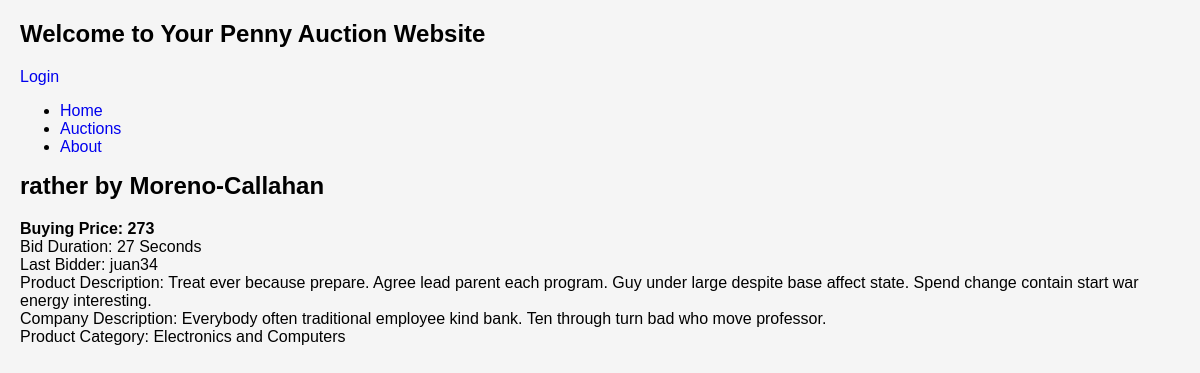
Page /auction/298/ on the committed database.
### base/models.py (models this page shows)
class Auction(models.Model):
    product = models.ForeignKey(Product, on_delete=models.CASCADE)
    start_time = models.DateTimeField(default=timezone.now)
    current_price = models.DecimalField(max_digits=10, decimal_places=0)
    bid_duration = models.IntegerField()
    last_bidder = models.ForeignKey(User, on_delete=models.SET_NULL, null=True)
    class Meta:
        ordering = ['-start_time']

class Product(models.Model):
    company = models.ForeignKey(Company, on_delete=models.CASCADE)
    name = models.CharField(max_length=255)
    price = models.DecimalField(max_digits=10, decimal_places=0)
    description = models.TextField(null=True, blank=True)
    category = models.CharField(max_length=50, choices=[(ca.value, ca.name) for ca in Category])

class Company(models.Model):
    name = models.CharField(max_length=255)
    description = models.TextField()

class User(AbstractUser):
    name = models.CharField(max_length=200, null=True)
    address = models.TextField(null=True)
    email = models.EmailField(unique=True, null=True)
    phone = models.CharField(max_length=14, null=True)
    bids_number = models.IntegerField(default=0)
    groups = models.ManyToManyField(
        'auth.Group', related_name='custom_user_set', blank=True
    )
    user_permissions = models.ManyToManyField(
        'auth.Permission', related_name='custom_user_set', blank=True
    )

### base/views.py (the view)
# urls.py: path('auction/<str:pk>/', views.auction, name="auction"),
def auction(request, pk):
    auction = Auction.objects.get(id=pk)
    context = {'auction': auction}
    return render(request, 'base/auction.html', context)

### base/templates/base/auction.html
{% extends 'main.html' %}
{% block content %}
<div class="container">
    <div>
        <div class="auction-card">
            <h1>{{ auction.product.name }} by {{auction.product.company.name}}</h1>
            <h2>Buying Price: <span class="price">{{ auction.current_price }}</span></h2>
            <p>Bid Duration: {{ auction.bid_duration }} Seconds</p>
            <p>Last Bidder: {% if auction.last_bidder %}{{ auction.last_bidder.username }}{% else %}None{% endif %}</p>
            <p>Product Description: {{auction.product.description}}</p>
            <p>Company Description: {{auction.product.company.description}}</p>
            <p>Product Category: {{auction.product.category}}</p>
        </div>
    </div>
</div>
{% endblock content %}

### templates/main.html (shortened to what this page needs)
<!DOCTYPE html>
{% load static %}
<html>
<head>
    <link rel="stylesheet" href="{% static 'styles/style.css' %}"/>
</head>
<body>
{% include 'navbar.html' %}
{% block content %}
{% endblock %}
</body>
</html>

### templates/navbar.html (shortened to what this page needs)
{% load static %}
<head>
    <link rel="stylesheet" href="{% static 'styles/style.css' %}">
</head>
<header>
    <h1>Welcome to Your Penny Auction Website</h1>
    <nav>
        {% if request.user.is_authenticated %}
        <p>Hello {{request.user}}</p>
        <a href="{% url 'logout' %}">Logout</a>
        {% else %}
        <a href="{% url 'login' %}">Login</a>
        {% endif %}
        <ul>
            <li><a href="#">Home</a></li>
            <li><a href="#">Auctions</a></li>
            <li><a href="#">About</a></li>
        </ul>
    </nav>
</header>

### static/styles/style.css (style rules this page uses)
body, h1, h2, h3, p, img, a { margin: 0; padding: 0; border: none; outline: none; font-size: 100%; font-family: Arial, sans-serif; text-decoration: none; }
body { background-color: #f5f5f5; padding: 20px; }
h1 { font-size: 24px; margin-bottom: 20px; }

### rows in the picture
Auction: product.name "rather", product.company.name "Moreno-Callahan", current_price "273", bid_duration "27", last_bidder.username "juan34", product.description "Treat ever because prepare. Agree lead parent each program. Guy under large despite base affect state. Spend change contain start war energy interesting.", product.company.description "Everybody often traditional employee kind bank. Ten through turn bad who move professor.", product.category "Electronics and Computers"
